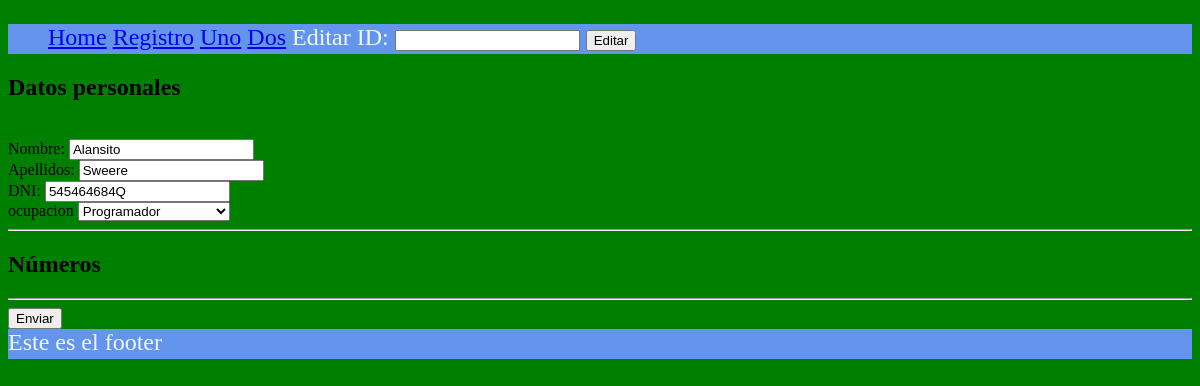
The app's page /editar/1, older data.
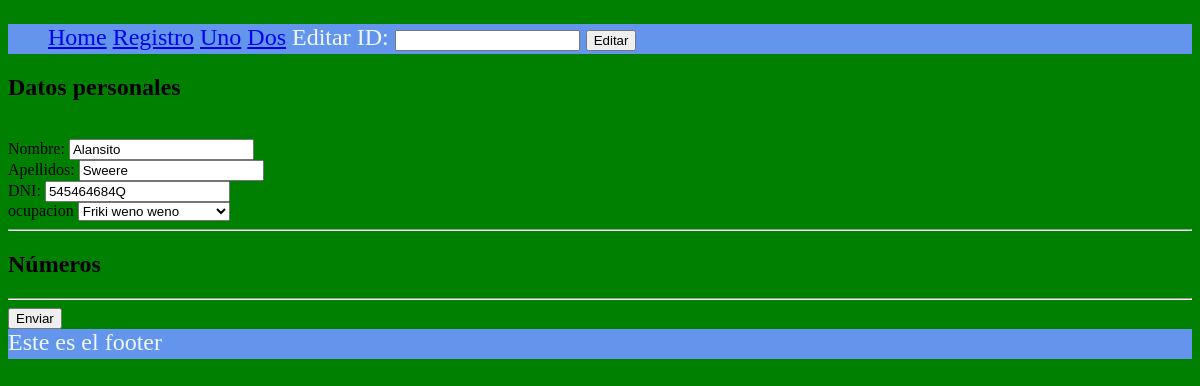
The same page, newer data.
### tables this page shows
CREATE TABLE persona(
            id integer primary key autoincrement,
            nombre text,
            apellidos text,
            dni text, id_ocupation INTEGER, id_numero INTEGER);

CREATE TABLE "T_ocupation" (
	id INTEGER NOT NULL PRIMARY KEY AUTOINCREMENT,
	description INTEGER NOT NULL
);

### app.py (the view)
@route('/editar')
@route('/editar/<id:int>')
@jinja2_view('formulario.html')
def mi_form(id=None):#none para que sea opcional
    cnx = sqlite3.connect(BASE_DATOS)
    consulta_d = 'select * from T_ocupation'
    cursor = cnx.execute(consulta_d)
    ocupaciones = cursor.fetchall()
    if id is None:
        return {'ocupaciones': ocupaciones}
    else:
        consulta = "select id,nombre,apellidos,dni, id_ocupation from persona where id = ?"
        cursor = cnx.execute(consulta,(id,)) # la coma dice que es una tupla (id,)
        filas = cursor.fetchone() # obtener una fila para procesarla
    cnx.close()
    return {'datos': filas,'ocupaciones': ocupaciones}

### templates/base.html (shortened to what this page needs)
<!DOCTYPE html>
<html lang="en">
<head>
    <link rel="stylesheet" href="/static/estilos.css">
</head>
<body>
    {%include 'inc_header.html'%}
    {%block content%}{%endblock%}
    {%include 'inc_footer.html'%}
</body>
</html>

### templates/formulario.html (shortened to what this page needs)
{%extends 'base.html'%}
{%block content%}
<form action="/guardar" method="post">
    <h2>Datos personales</h2>
    <input type="hidden" id="id" name="id" value="{%if datos%}{{datos[0]}}{%endif%}"><br/>
    <label for="nombre">Nombre: </label>
    <input type="text" id="nombre" name="nombre" value="{%if datos%}{{datos[1]}}{%endif%}"><br/>
    <label for="apellidos">Apellidos: </label>
    <input type="text" id="apellidos" name="apellidos" value="{%if datos%}{{datos[2]}}{%endif%}"><br/>
    <label for="dni">DNI: </label>
    <input type="text" id="dni" name="dni" value="{%if datos%}{{datos[3]}}{%endif%}"><br/>
    <label for="ocupacion">ocupacion</label>
        <select id="ocupacion" name="ocupacion">
            {% for o in ocupaciones%}
                <option value="{{o[0]}}" {%if (datos) and (datos[4] == o[0]) %} selected {%endif%} >{{o[1]}}</option>
            {%endfor%}
        </select>
    <br/>
    <hr>
        <h2>Números</h2>
    <hr/>
    <input type="submit" value="Enviar">
</form>
{%endblock%}

### templates/inc_header.html
<header>
    <nav>
        <ul>
            <li><a href="/">Home</a></li>
            <li><a href="/editar">Registro</a></li>
            <li><a href="/editar/1">Uno</a></li>
            <li><a href="/editar/2">Dos</a></li>
            <li>
                <form action="/editar/" method="post">
                <label for="edit_id">Editar ID:</label>
                <input type="int">
                <input type="submit" value="Editar">
                </form>
            </li>
        </ul>
    </nav>
</header>

### templates/inc_footer.html
<footer>Este es el footer</footer>

Row changes from the older to the newer data that the page shows:
changed persona "Alansito": ocupacion "Programador" → "Friki weno weno"
